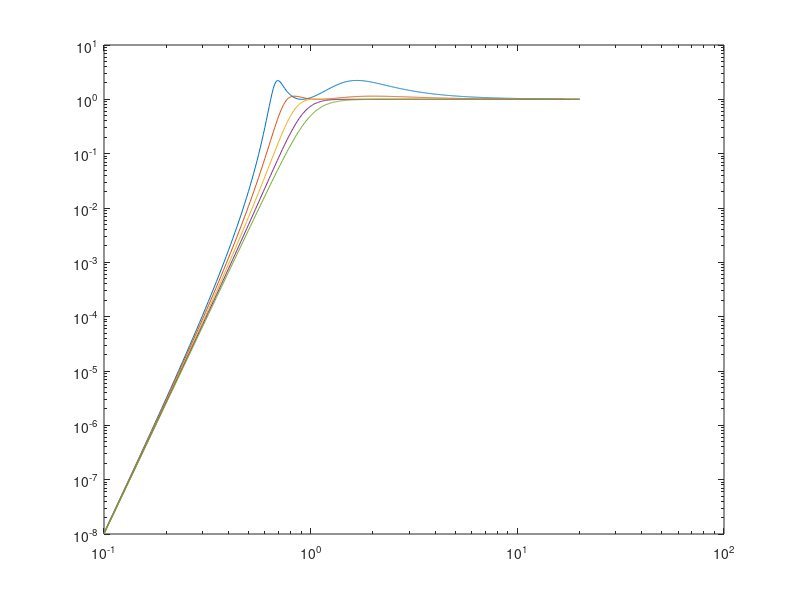

Reproduce this figure in MATLAB.
clear all
close all

for k=.2:.2:1
    fact=.125.*k.^4+.75.*k.^2+0.125;
    A4=1;%.125.*k.^4+.75.*k.^2+0.125;%in Thiele, they divide by numerator
    A0=1;
    A1=2.6131.*k./(fact.^(1/4));
    A2=(2.4143.*k.^2+1)./(fact.^(1/2));
    A3=(.9239.*k.^3+1.6892.*k)./(fact.^(3/4));
    omega=.1:.01:20;
    loglog(omega,abs(A4.*omega.^4./(A4.*omega.^4.-i.*A3.*omega.^3-A2.*omega.^2+i.*A1.*omega+A0)).^2)
    hold on
end
